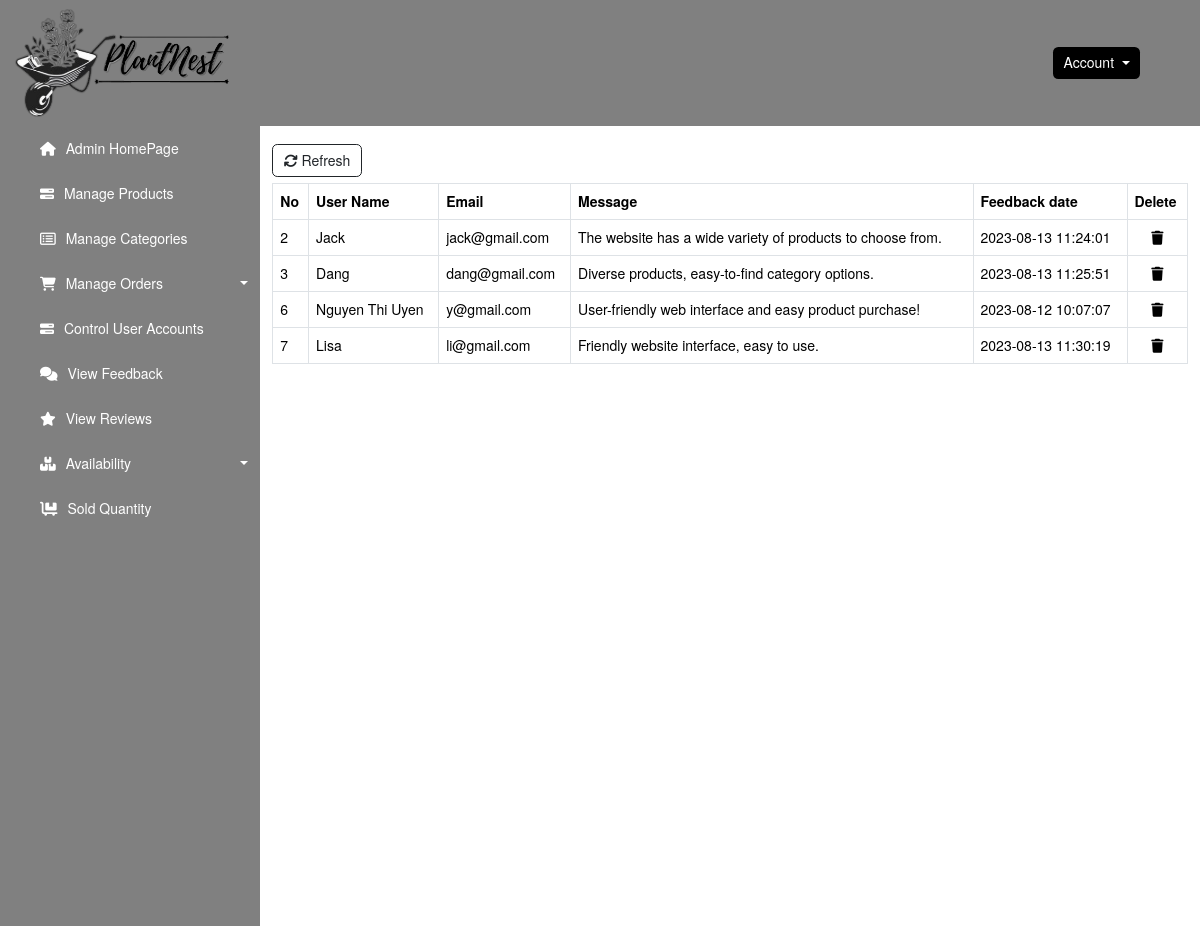
/admin/userQueries.php (signed in), run on the app's committed database.
### tables this page shows
CREATE TABLE `userqueries` (
  `userNo` int(11) NOT NULL,
  `username` varchar(255) NOT NULL,
  `email` varchar(255) NOT NULL,
  `message` varchar(600) NOT NULL,
  `dateFeedback` datetime NOT NULL DEFAULT current_timestamp()
);

### classes/UserQueries.php (called while the page is built, shortened)
<?php
class UserQueries {
    public function showAllFeedback($conn) {
        $sql = "SELECT userNo, username, email, message, dateFeedback FROM userqueries";
        $result = $conn->query($sql) or die($this->conn->error.__LINE__);
        return $result;
    }
}

### admin/userQueries.php (the view, shortened to what this page needs)
<?php
if(isset($_SESSION['role']) && ($_SESSION['role'] == 1)){
include_once '../classes/UserQueries.php';
include_once '../assets/database.php';
$user = new UserQueries();
?>
<!DOCTYPE html>
<html lang="en">
    <head>
        <link href="https://cdn.jsdelivr.net/npm/bootstrap@5.3.1/dist/css/bootstrap.min.css" rel="stylesheet">
        <link rel="stylesheet" href="../assets/css/admins.css">
        <link rel="stylesheet" href="https://cdnjs.cloudflare.com/ajax/libs/font-awesome/6.4.2/css/all.min.css" />
    </head>
    <body>
        <?php
        $result = $user->showAllFeedback($conn);
        ?>
        <nav class="navbar header sticky-top">
            <div class="header-left">
                <div class="navbar-brand">
                    <a href="./home.php">
                        <img src="../assets/images/logo/logo.png" alt="logo" class="img-fluid header-brand">
                    </a>
                </div>
            </div>
            <div class="dropdown header-right" style="margin-right: 60px;">
                <button class="btn btn-secondary dropdown-toggle" type="button" data-bs-toggle="dropdown" aria-expanded="false">
                    Account
                </button>
            </div>
        </nav>
        <div id="body">
        <div id="menu-nav" style="display: block;" class="menu-manage">
                <ul class="menu-nav__list" style="list-style: none;">
                    <li class="menu-nav__item">
                        <a href="./home.php" class="menu-nav__link">
                            <div>
                                <i class="fa-solid fa-house" style="margin-right: 6px;"></i>
                                Admin HomePage
                            </div>
                        </a>
                    </li>
                    <li class="menu-nav__item">
                        <a href="./manageProduct.php" class="menu-nav__link">
                            <div>
                                <i class="fa-solid fa-bars-progress" style="margin-right: 6px;"></i>
                                Manage Products
                            </div>
                        </a>
                    </li>
                    <li class="nav-item menu-nav__item">
                        <a href="./manageCategory.php" class="menu-nav__link">
                            <div>
                                <i class="fa-regular fa-rectangle-list" style="margin-right: 6px;"></i>
                                Manage Categories
                            </div>
                        </a>
                    </li>
                    <li class="menu-nav__item">
                        <a href="home.php" class="menu-nav__link nav-link dropdown-toggle" id="navbarDarkDropdownMenuLink" role="button" data-bs-toggle="dropdown" aria-expanded="false">
                            <div>
                                <i class="fa-solid fa-cart-shopping" style="margin-right: 6px;"></i>
                                Manage Orders
                            </div>
                        </a>
                    </li>
                    <li class="menu-nav__item">
                        <a href="controlUserAccount.php" class="menu-nav__link">
                            <div>
                                <i class="fa-solid fa-bars-progress" style="margin-right: 6px;"></i>
                                Control User Accounts
                            </div>
                        </a>
                    </li>
                <li class="menu-nav__item">
                    <a href="./userQueries.php" class="menu-nav__link">
                        <div>
                            <i class="fa-solid fa-comments" style="margin-right: 6px;"></i>
                            View Feedback
                        </div>
                    </a>
                </li>
                <li class="menu-nav__item">
                    <a href="./userReview.php" class="menu-nav__link">
                        <div>
                            <i class="fa-solid fa-star" style="margin-right: 6px;"></i>
                            View Reviews
                        </div>
                    </a>
                </li>
                <li class="menu-nav__item">
                    <a href="home.php" class="menu-nav__link nav-link dropdown-toggle" id="navbarDarkDropdownMenuLink" role="button" data-bs-toggle="dropdown" aria-expanded="false">
                        <div>
                            <i class="fa-solid fa-boxes-stacked" style="margin-right: 6px;"></i>
                            Availability
                        </div>
                    </a>
                </li>
                <li class="menu-nav__item">
                    <a href="soldQuantity.php" class="menu-nav__link">
                        <div>
                            <i class="fa-solid fa-cart-flatbed" style="margin-right: 6px;"></i>
                            Sold Quantity
                        </div>
                    </a>
                </li>
                </ul>
            </div>
            <div class="body-container" style="width: 90%;">
                <div class="body-container-nav">
                    <div class="body-container-refresh">
                        <a type="button" class="btn btn-outline-dark" href="userQueries.php">
                            <i class="fa-solid fa-arrows-rotate"></i> Refresh
                        </a>
                    </div>
                </div>
                <table class="table table-bordered body-container-table">
                    <thead>
                        <th>No</th>
                        <th>User Name</th>
                        <th>Email</th>
                        <th>Message</th>
                        <th>Feedback date</th>
                        <th>Delete</th>
                    </thead>
                    <tbody>
                        <?php
                        if ($result->num_rows > 0) {
                            while ($row = $result->fetch_assoc()) {
                        ?>
                        <tr>
                            <td><?php echo $row["userNo"] ?></td>
                            <td><?php echo $row["username"] ?></td>
                            <td><?php echo $row["email"] ?></td>
                            <td><?php echo $row["message"] ?></td>
                            <td><?php echo $row["dateFeedback"] ?></td>
                            <td style="text-align: center;">
                                <a class="body-container-delete" href="?action=deleteFeedback&userNo=<?php echo $row["userNo"] ?>">
                                    <i class="fa-solid fa-trash" style="color: #000000;"></i>
                                </a>
                            </td>
                        </tr>
                        <?php
                            }
                        }
                        ?>
                    </tbody>
                </table>
            </div>
        </div>
    </body>
</html>
<?php } else {
     header('location: login_admin.php');
} ?>

### assets/css/admins.css (style rules this page uses)
:root { --custom-blue: gray; }
* { padding: 0; margin: 0; font-family: 'Roboto', "sans-serif"; font-family: "Helvetica Neue", Helvetica, Arial, "Hiragino Sans GB", "Heiti TC", sans-serif; font-size: 14px; }
.header { background-color: gray; justify-content: space-between; padding: 0; }
.header-right { margin-right: 24px; color: #fff; }
.header-right button { border: none; background-color: #000000; }
.header-brand { width: 250px; padding: 0 12px; margin: 0; }
#body { display: flex; }
#menu-nav { background-color: var(--custom-blue); min-width: 230px; width: 300px; height: 100vh; }
.menu-nav__item { padding: 12px; }
.menu-nav__link { display: flex; align-items: center; justify-content: space-between; text-decoration: none; color: #ffffff; }
.body-container { padding: 12px; }
.body-container-nav { display: flex; justify-content: space-between; align-items: center; margin: 6px 0; }

### data on the page
userqueries: userNo "2", username "Jack", email "jack@gmail.com", message "The website has a wide variety of products to choose from.", dateFeedback "2023-08-13 11:24:01"
userqueries: userNo "3", username "Dang", email "dang@gmail.com", message "Diverse products, easy-to-find category options.", dateFeedback "2023-08-13 11:25:51"
userqueries: userNo "6", username "Nguyen Thi Uyen", email "y@gmail.com", message "User-friendly web interface and easy product purchase!", dateFeedback "2023-08-12 10:07:07"
userqueries: userNo "7", username "Lisa", email "li@gmail.com", message "Friendly website interface, easy to use.", dateFeedback "2023-08-13 11:30:19"
